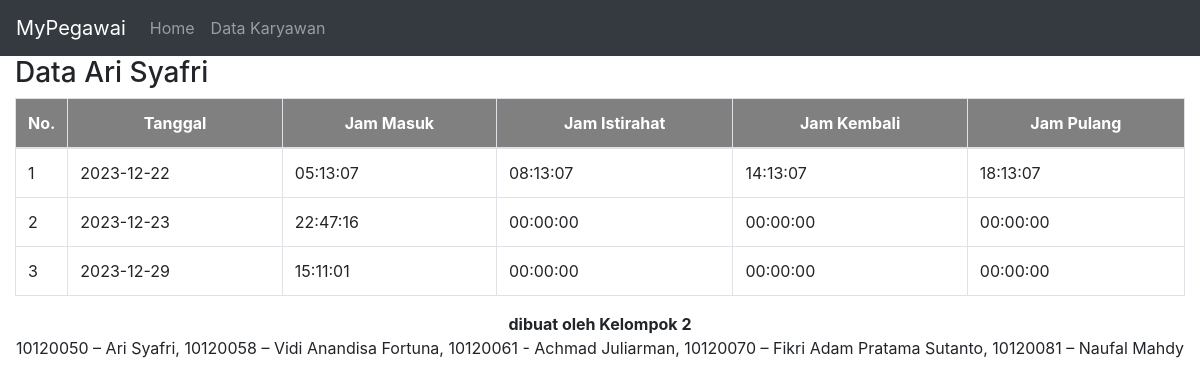
/monitorkaryawan.php?id=1, run on the app's committed database.
### tables this page shows
CREATE TABLE `karyawan` (
  `id` int(11) NOT NULL,
  `nokartu` varchar(30) NOT NULL,
  `nama` varchar(50) NOT NULL,
  `alamat` varchar(100) NOT NULL
);

CREATE TABLE `absensi` (
  `id` int(11) NOT NULL,
  `nokartu` varchar(30) NOT NULL,
  `tanggal` date NOT NULL,
  `jam_masuk` time NOT NULL,
  `jam_istirahat` time NOT NULL,
  `jam_kembali` time NOT NULL,
  `jam_pulang` time NOT NULL
);

### monitorkaryawan.php (the view, shortened to what this page needs)
<!DOCTYPE html>
<html>
    <head>
        <?php include "header.php"; ?>
    </head>
    <body>
        <?php include "menu.php"; ?>
        <div class="container-fluid">
            <?php
            include "koneksi.php";
            $id = $_GET['id'];
            $sql = mysqli_query($konek, "SELECT nama, tanggal, jam_masuk, jam_istirahat, jam_kembali, jam_pulang
            FROM karyawan
            INNER JOIN absensi ON karyawan.nokartu = absensi.nokartu WHERE karyawan.id = '$id'");
            $sql2 = mysqli_query($konek, "SELECT nama FROM karyawan WHERE karyawan.id = '$id'");
            $nama = mysqli_fetch_array($sql2);
            ?>
            <h3>Data <?= $nama['nama']; ?></h3>
            <table class="table table-bordered">
                <thead>
                    <tr style="background-color: grey; color: white;">
                        <th style="width: 10px; text-align: center">No.</th>
                        <th style="text-align: center">Tanggal</th>
                        <th style="text-align: center">Jam Masuk</th>
                        <th style="text-align: center">Jam Istirahat</th>
                        <th style="text-align: center">Jam Kembali</th>
                        <th style="text-align: center">Jam Pulang</th>
                    </tr>
                </thead>
                <tbody>
                    <?php
                        $no = 0;
                        while($data = mysqli_fetch_array($sql)) {
                            $no++;
                    ?>
                    <tr>
                        <td> <?= $no; ?> </td>
                        <td> <?= $data['tanggal']; ?></td>
                        <td> <?= $data['jam_masuk']; ?></td>
                        <td> <?= $data['jam_istirahat']; ?></td>
                        <td> <?= $data['jam_kembali']; ?></td>
                        <td> <?= $data['jam_pulang']; ?></td>
                    </tr>
                    <?php } ?>
                </tbody>
            </table>
        </div>
        <?php include "footer.php"; ?>
    </body>
</html>

### data on the page
karyawan: nama "Ari Syafri", absensi.tanggal "2023-12-22", absensi.jam_masuk "05:13:07", absensi.jam_istirahat "08:13:07", absensi.jam_kembali "14:13:07", absensi.jam_pulang "18:13:07", absensi.tanggal "2023-12-23", absensi.jam_masuk "22:47:16", absensi.jam_istirahat "00:00:00", absensi.jam_kembali "00:00:00", absensi.jam_pulang "00:00:00", absensi.tanggal "2023-12-29", absensi.jam_masuk "15:11:01"
